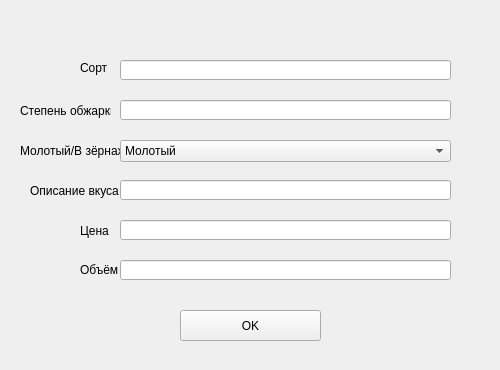
<?xml version="1.0" encoding="UTF-8"?>
<ui version="4.0">
 <class>Form</class>
 <widget class="QWidget" name="Form">
  <property name="geometry">
   <rect>
    <x>0</x>
    <y>0</y>
    <width>500</width>
    <height>370</height>
   </rect>
  </property>
  <property name="windowTitle">
   <string>Добавить/Редактировать</string>
  </property>
  <widget class="QLabel" name="label">
   <property name="geometry">
    <rect>
     <x>80</x>
     <y>60</y>
     <width>31</width>
     <height>16</height>
    </rect>
   </property>
   <property name="text">
    <string>Сорт</string>
   </property>
  </widget>
  <widget class="QLineEdit" name="sort">
   <property name="geometry">
    <rect>
     <x>120</x>
     <y>60</y>
     <width>331</width>
     <height>20</height>
    </rect>
   </property>
  </widget>
  <widget class="QLabel" name="label_2">
   <property name="geometry">
    <rect>
     <x>20</x>
     <y>100</y>
     <width>91</width>
     <height>21</height>
    </rect>
   </property>
   <property name="text">
    <string>Степень обжарки</string>
   </property>
  </widget>
  <widget class="QLineEdit" name="step_obj">
   <property name="geometry">
    <rect>
     <x>120</x>
     <y>100</y>
     <width>331</width>
     <height>20</height>
    </rect>
   </property>
  </widget>
  <widget class="QLabel" name="label_3">
   <property name="geometry">
    <rect>
     <x>20</x>
     <y>140</y>
     <width>111</width>
     <height>21</height>
    </rect>
   </property>
   <property name="text">
    <string>Молотый/В зёрнах</string>
   </property>
  </widget>
  <widget class="QComboBox" name="type">
   <property name="geometry">
    <rect>
     <x>120</x>
     <y>140</y>
     <width>331</width>
     <height>22</height>
    </rect>
   </property>
   <item>
    <property name="text">
     <string>Молотый</string>
    </property>
   </item>
   <item>
    <property name="text">
     <string>В зёрнах</string>
    </property>
   </item>
  </widget>
  <widget class="QLabel" name="label_4">
   <property name="geometry">
    <rect>
     <x>30</x>
     <y>180</y>
     <width>91</width>
     <height>21</height>
    </rect>
   </property>
   <property name="text">
    <string>Описание вкуса</string>
   </property>
  </widget>
  <widget class="QLineEdit" name="vkus">
   <property name="geometry">
    <rect>
     <x>120</x>
     <y>180</y>
     <width>331</width>
     <height>20</height>
    </rect>
   </property>
  </widget>
  <widget class="QLabel" name="label_5">
   <property name="geometry">
    <rect>
     <x>80</x>
     <y>220</y>
     <width>31</width>
     <height>21</height>
    </rect>
   </property>
   <property name="text">
    <string>Цена</string>
   </property>
  </widget>
  <widget class="QLineEdit" name="price">
   <property name="geometry">
    <rect>
     <x>120</x>
     <y>220</y>
     <width>331</width>
     <height>20</height>
    </rect>
   </property>
  </widget>
  <widget class="QLabel" name="label_6">
   <property name="geometry">
    <rect>
     <x>80</x>
     <y>260</y>
     <width>41</width>
     <height>20</height>
    </rect>
   </property>
   <property name="text">
    <string>Объём</string>
   </property>
  </widget>
  <widget class="QLineEdit" name="obyom">
   <property name="geometry">
    <rect>
     <x>120</x>
     <y>260</y>
     <width>331</width>
     <height>20</height>
    </rect>
   </property>
  </widget>
  <widget class="QPushButton" name="ok">
   <property name="geometry">
    <rect>
     <x>180</x>
     <y>310</y>
     <width>141</width>
     <height>31</height>
    </rect>
   </property>
   <property name="text">
    <string>OK</string>
   </property>
  </widget>
 </widget>
 <resources/>
 <connections/>
</ui>
